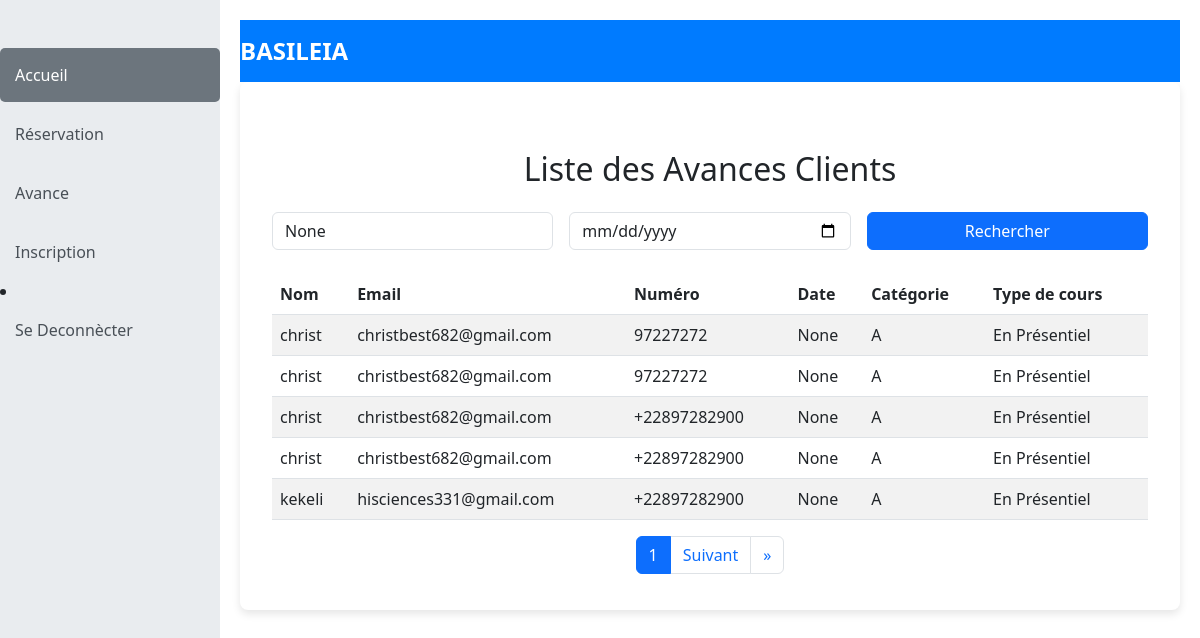
/avance (signed in), run on an earlier commit of the app's database.
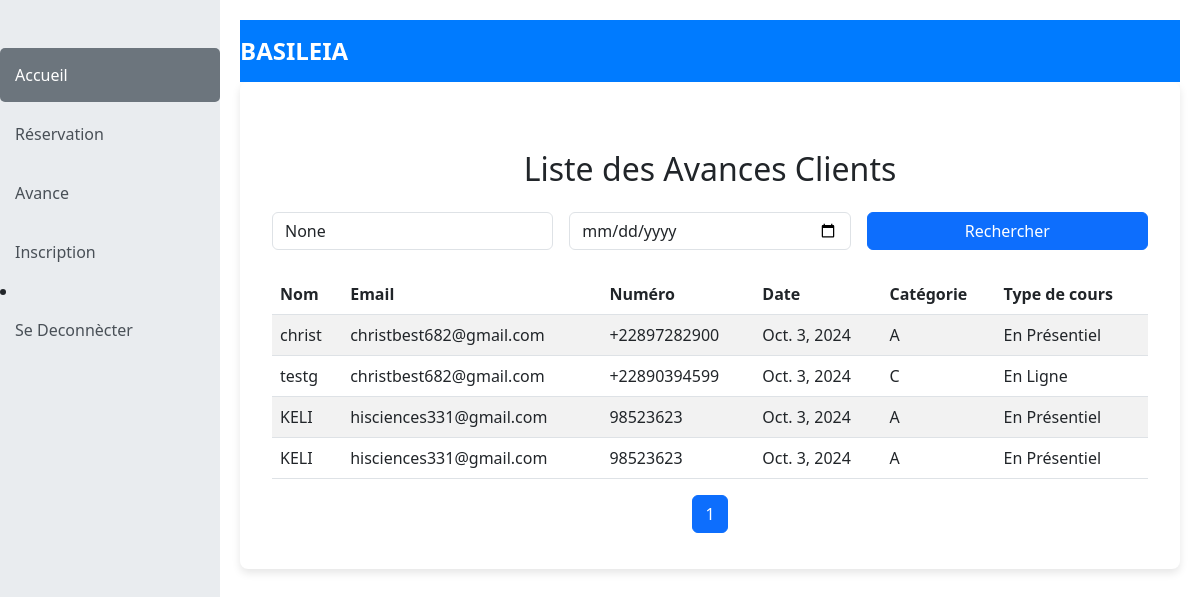
And on a later commit of the database.
### reservation/models.py (models this page shows, shortened)
class Inscription(models.Model):
    nom = models.CharField(max_length=100)
    prenom = models.CharField(max_length=100)
    email = models.EmailField(max_length=100)
    telephone = models.CharField(max_length=20)
    ville = models.CharField(max_length=100)
    categorie = models.CharField(max_length=50)
    formation = models.CharField(max_length=100)
    typecours = models.CharField(max_length=50)
    avance = models.CharField(max_length=10)
    date = models.DateField()

### reservation/views.py (the view)
# urls.py: path('avance',views.avance_list_view,name="avance"),
@login_required  # Limite l'accès aux utilisateurs authentifiés
def avance_list_view(request):
    query_nom = request.GET.get('nom')  # Rechercher par nom
    query_date = request.GET.get('date')  # Rechercher par date
    inscriptions = Inscription.objects.filter(avance="oui")
    if query_nom:
        inscriptions = inscriptions.filter(nom__icontains=query_nom)  # Recherche insensible à la casse
    if query_date:
        inscriptions = inscriptions.filter(date_reservation=query_date)
    paginator = Paginator(inscriptions, 5)  # 5 réservations par page
    page_number = request.GET.get('page')
    page_obj = paginator.get_page(page_number)
    return render(request, 'reservation/avance_list.html', {
        'page_obj': page_obj,
        'paginator':paginator,
        'page_number':page_number,
        'query_nom': query_nom,
        'query_date': query_date,
    })

### reservation/templates/reservation/avance_list.html (shortened to what this page needs)
{% extends "reservation/dashboard.html" %}
{% block content %}
<!DOCTYPE html>
<html lang="fr">
<head>
    <link href="https://cdn.jsdelivr.net/npm/bootstrap@5.3.0-alpha1/dist/css/bootstrap.min.css" rel="stylesheet">
</head>
<body>
    <div class="container mt-5">
        <h2 class="text-center mb-4">Liste des Avances Clients </h2>
        <form method="GET" class="row g-3 mb-4">
            <div class="col-md-4">
                <input type="text" name="nom" class="form-control" placeholder="Rechercher par nom" value="{{ query_nom }}">
            </div>
            <div class="col-md-4">
                <input type="date" name="date" class="form-control" value="{{ query_date }}">
            </div>
            <div class="col-md-4">
                <button type="submit" class="btn btn-primary w-100">Rechercher</button>
            </div>
        </form>
        <table class="table table-striped">
            <thead>
                <tr>
                    <th>Nom</th>
                    <th>Email</th>
                    <th>Numéro</th>
                    <th>Date</th>
                    <th>Catégorie</th>
                    <th>Type de cours</th>
                </tr>
            </thead>
            <tbody>
                {% for inscription in page_obj %}
                    <tr>
                        <td>{{ inscription.nom }}</td>
                        <td>{{ inscription.email }}</td>
                        <td>{{ inscription.telephone }}</td>
                        <td>{{ inscription.date }}</td>
                        <td>{{ inscription.categorie }}</td>
                        <td>{{ inscription.typecours }}</td>
                    </tr>
                {% empty %}
                    <tr>
                        <td colspan="5" class="text-center">Aucune réservation trouvée.</td>
                    </tr>
                {% endfor %}
            </tbody>
        </table>
    </div>
    <nav aria-label="Pagination">
        <ul class="pagination justify-content-center">
            <li class="page-item active"><a class="page-link">{{ page_obj.number }}</a></li>
            {% if page_obj.has_next %}
                <li class="page-item">
                    <a class="page-link" href="?page={{ page_obj.next_page_number }}{% if query_nom %}&nom={{ query_nom }}{% endif %}{% if query_date %}&date={{ query_date }}{% endif %}">Suivant</a>
                </li>
                <li class="page-item">
                    <a class="page-link" href="?page={{ page_obj.paginator.num_pages }}{% if query_nom %}&nom={{ query_nom }}{% endif %}{% if query_date %}&date={{ query_date }}{% endif %}" aria-label="Dernier">
                        <span aria-hidden="true">&raquo;</span>
                    </a>
                </li>
            {% endif %}
        </ul>
    </nav>
</body>
</html>
{% endblock %}

What changed in the data, as far as the page shows it:
removed Inscription: nom "christ", email "christbest682@gmail.com", telephone "97227272", date "None", categorie "A", typecours "En Présentiel"
removed Inscription: nom "christ", email "christbest682@gmail.com", telephone "97227272", date "None", categorie "A", typecours "En Présentiel"
removed Inscription: nom "christ", email "christbest682@gmail.com", telephone "+22897282900", date "None", categorie "A", typecours "En Présentiel"
removed Inscription: nom "christ", email "christbest682@gmail.com", telephone "+22897282900", date "None", categorie "A", typecours "En Présentiel"
removed Inscription: nom "kekeli", email "hisciences331@gmail.com", telephone "+22897282900", date "None", categorie "A", typecours "En Présentiel"
added Inscription: nom "christ", email "christbest682@gmail.com", telephone "+22897282900", date "Oct. 3, 2024", categorie "A", typecours "En Présentiel"
added Inscription: nom "testg", email "christbest682@gmail.com", telephone "+22890394599", date "Oct. 3, 2024", categorie "C", typecours "En Ligne"
added Inscription: nom "KELI", email "hisciences331@gmail.com", telephone "98523623", date "Oct. 3, 2024", categorie "A", typecours "En Présentiel"
added Inscription: nom "KELI", email "hisciences331@gmail.com", telephone "98523623", date "Oct. 3, 2024", categorie "A", typecours "En Présentiel"
Also different on the page:
text no longer shown: "Suivant »"
